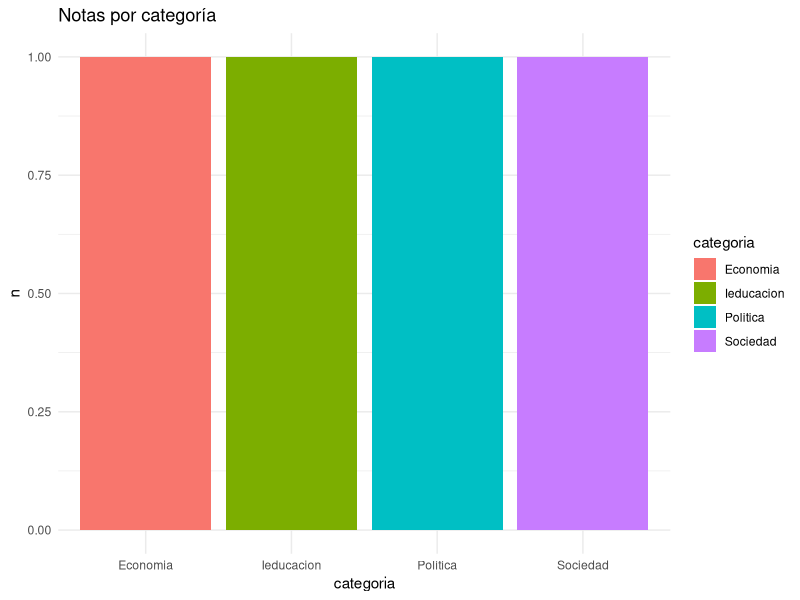
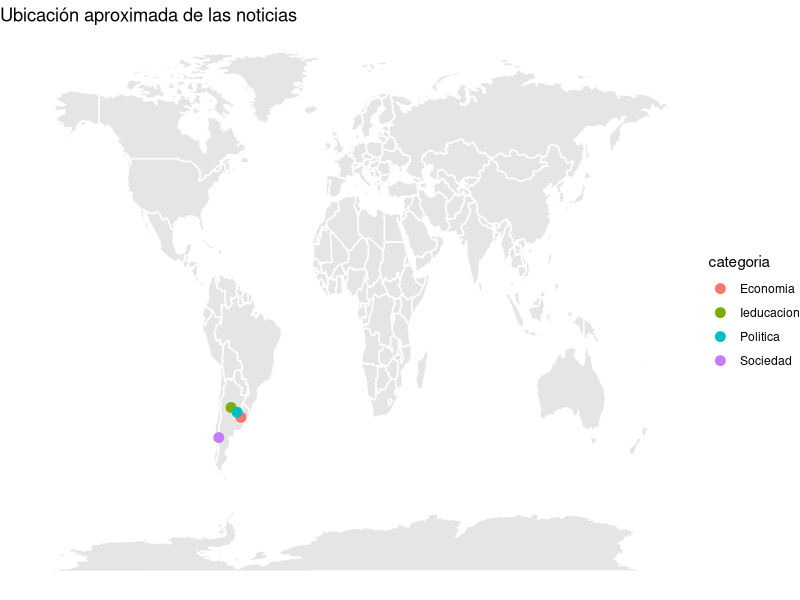

Write R code to recreate these figures, in order.
## ---- chunk 1
library(tidyverse)
noticias <- read_csv("../datos/noticias_politica_geocodificadas.csv", show_col_types = FALSE)
## ---- chunk 2
noticias |>
  count(categoria) |>
  ggplot(aes(x = categoria, y = n, fill = categoria)) +
  geom_col() +
  theme_minimal() +
  labs(title = "Notas por categoría")
## ---- chunk 3
noticias |>
  arrange(desc(fecha)) |>
  select(fecha, titulo, provincia) |>
  head(5)
## ---- chunk 4
library(ggplot2)
world <- map_data("world")

noticias |>
  ggplot() +
  geom_polygon(data = world, aes(long, lat, group = group), fill = "grey90", color = "white") +
  geom_point(aes(lon, lat, color = categoria), size = 3) +
  theme_void() +
  labs(title = "Ubicación aproximada de las noticias")
